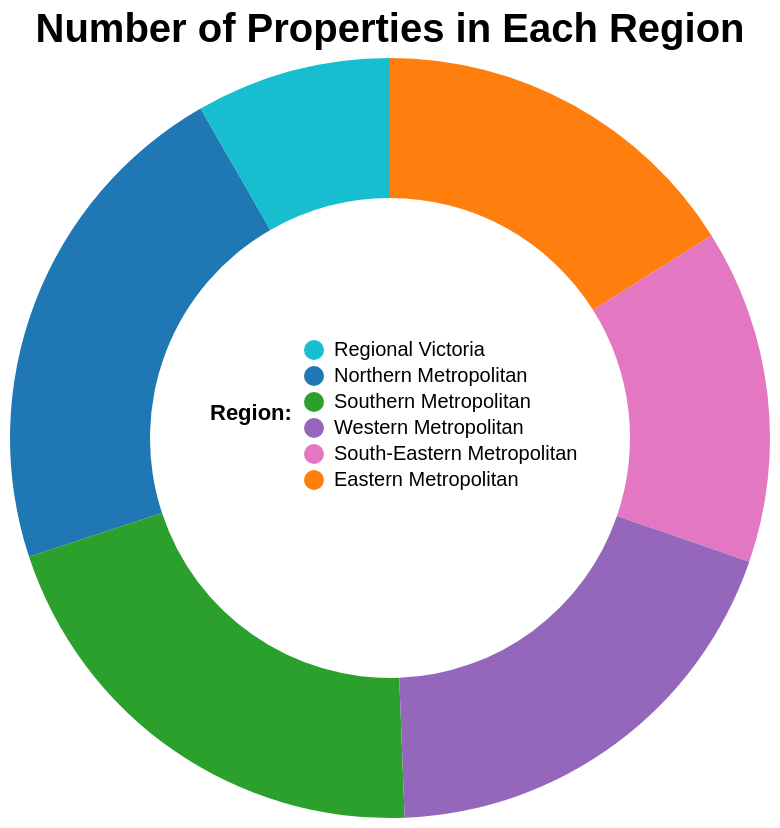

Express this chart as Vega-Lite.
### Vega-Lite specification from a JSON file in a GitHub repository (floating-point values rounded to 4 significant figures)
{"$schema": "https://vega.github.io/schema/vega-lite/v5.json", "data": {"values": [{"Region": "Eastern Metropolitan", "Property Count": 253700.0}, {"Region": "Northern Metropolitan", "Property Count": 343800.0}, {"Region": "South-Eastern Metropolitan", "Property Count": 224800.0}, {"Region": "Southern Metropolitan", "Property Count": 324900.0}, {"Region": "Western Metropolitan", "Property Count": 302100.0}, {"Region": "Regional Victoria", "Property Count": 131300.0}]}, "title": {"text": "Number of Properties in Each Region", "fontSize": 20, "anchor": "middle"}, "mark": {"type": "arc", "innerRadius": 120}, "encoding": {"theta": {"field": "Property Count", "type": "quantitative"}, "color": {"field": "Region", "type": "nominal", "legend": {"title": "Region: ", "titleOrient": "left", "orient": "none", "legendX": 100, "legendY": 140}, "scale": {"domain": ["Regional Victoria", "Northern Metropolitan", "Southern Metropolitan", "Western Metropolitan", "South-Eastern Metropolitan", "Eastern Metropolitan"], "range": ["#17becf", "#1f77b4", "#2ca02c", "#9467bd", "#e377c2", "#ff7f0e"]}}, "tooltip": [{"field": "Region", "type": "nominal", "title": "Region Name"}, {"field": "Property Count", "type": "quantitative", "title": "Property Count"}]}, "config": {"view": {"stroke": null}}, "width": 380, "height": 380}
